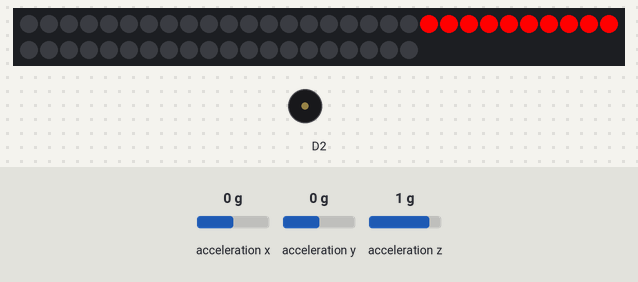
This sketch was run on a simulated Arduino Zero (SAMD21). Parts: 50 RGB LEDs in strip order, left to right, continuing on the next row, buzzer (waves = sounding). The inputs (shaded band) are chosen by the test bench; at power-on: acceleration x 0 g, acceleration z 1 g, acceleration y 0 g. Random numbers use the default seed unless the sketch sets one; what the sketch prints to the serial monitor is not drawn.

Above: at 2.0 s.
2.1 s: acceleration x set to -0.4 g
At 10.8 s:
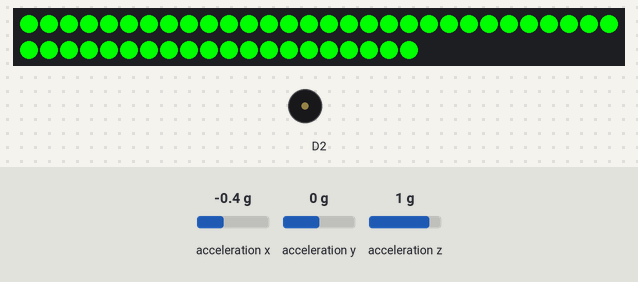
12.6 s: acceleration x set to 0.4 g
20.8 s: acceleration x set to 0.7 g
At 23.2 s:
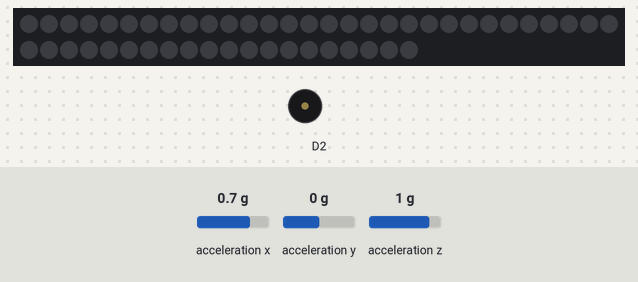
23.9 s: acceleration z set to -0.8 g
33.1 s: acceleration z set to -1.1 g
At 33.32 s:
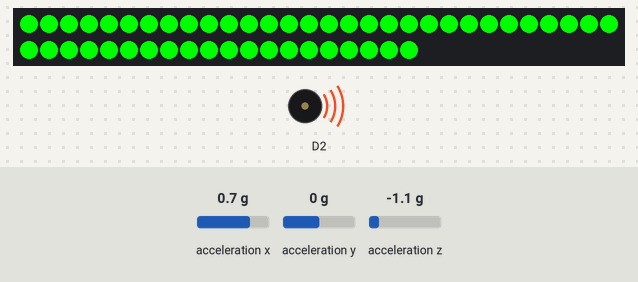
Timing chart, 0 to 36.6 s (numbered marks = the images above; inputs shaded):
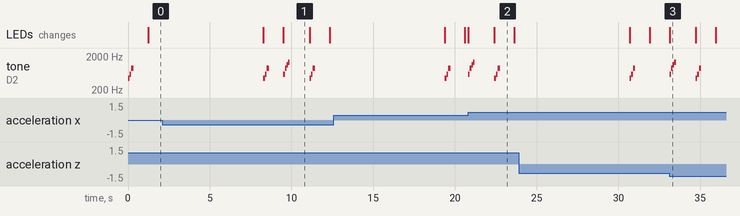

Measured:
- the behaviour switches between -0.2 and -0.3 g on acceleration x (found by bisection; images 0 and 1)
- the behaviour switches between 0.5 and 0.6 g on acceleration x (found by bisection; images 1 and 2)
- the behaviour switches between -0.9 and -1 g on acceleration z (found by bisection; images 2 and 3)
- after the input at 20.8 s, tone on D2: plays 587 Hz for 0.10 s, 880 Hz for 0.10 s, 1108 Hz for 0.10 s, 1318 Hz for 0.10 s, 440 Hz for 0.10 s, 587 Hz for 0.10 s … (7 notes in this stretch), starting at once; the LEDs: first change at once (image 2 shows a later state)
- after the input at 33.1 s, tone on D2: plays 587 Hz for 0.10 s, 880 Hz for 0.10 s, 1108 Hz for 0.10 s, 1318 Hz for 0.10 s, 440 Hz for 0.10 s, 587 Hz for 0.10 s … (7 notes in this stretch), starting at once; the LEDs: change at once (image 3)
- by itself, tone on D2: plays 440 Hz for 0.10 s, 587 Hz for 0.10 s, 880 Hz for 0.15 s, 587 Hz for 0.10 s, 880 Hz for 0.10 s, 1108 Hz for 0.10 s … (10 notes in this stretch)
- what the display in image 1 shows lasts 1.6 s, from 9.5 s to 11.1 s

The sketch:

Bob.ino
```cpp
// Developer: Alexandros Gounis
// Info: This is meant to be paired with an iOS or an Android App
// App: BOB : Smart punchball device,
// Developed at: Edinburgh Centre for Robotics
// United Kingdom, 2019

#include <Wire.h>
#include <SPI.h>
#include <Adafruit_LIS3DH.h>
#include <Adafruit_Sensor.h>
#include <FastLED.h>
#define LED_PIN     5
#define NUM_LEDS    50
CRGB leds[NUM_LEDS];

int initialValue;
unsigned long starttime;
unsigned long endtime;
String roundTime = "07";
String difficulty;
String allData;
String score;
int roundTimeMils = 7000;
int total;
int correct = 0;
int thisRound;

// Used for software SPI
#define LIS3DH_CLK 13
#define LIS3DH_MISO 12
#define LIS3DH_MOSI 11
// Used for hardware & software SPI
#define LIS3DH_CS 10

Adafruit_LIS3DH lis = Adafruit_LIS3DH();

#if defined(ARDUINO_ARCH_SAMD)
// for Zero, output on USB Serial console, remove line below if using programming port to program the Zero!
   #define Serial SerialUSB
#endif

// Adjust this number for the sensitivity of the 'click' force
// this strongly depend on the range! for 16G, try 5-10
// for 8G, try 10-20. for 4G try 20-40. for 2G try 40-80
#define CLICKTHRESHHOLD 80

void setup(void) {
#ifndef ESP8266
  while (!Serial);     // will pause Zero, Leonardo, etc until serial console opens
#endif
  pinMode(2, OUTPUT);

  FastLED.addLeds<WS2812, LED_PIN, GRB>(leds, NUM_LEDS);

  if (! lis.begin(0x18)) {   // change this to 0x19 for alternative i2c address
    // Couldn't start
    while (1);
  }

  lis.setRange(LIS3DH_RANGE_4_G);   // 2, 4, 8 or 16 G!

  // 0 = turn off click detection & interrupt
  // 1 = single click only interrupt output
  // 2 = double click only interrupt output, detect single click
  // Adjust threshhold, higher numbers are less sensitive
  //lis.setClick(2, CLICKTHRESHHOLD);

  Serial.begin(115200);  // initial the Serial
  Serial.setTimeout(0);
}


void loop() {

fill_solid( leds, 50, CRGB( 0, 0, 0) );
FastLED.show();

initialValue = random(1, 6);
thisRound = 0;

// Initial tone
  tone(2,440, 100);
  delay(100);
  tone(2,587.33, 100);
  delay(100);
  tone(2,880, 150);
  delay(1000);

  if (Serial.available())  {

    allData = Serial.readString();
    roundTime = allData.substring(1, 3);
    difficulty = allData.charAt(3);
    total = 0; correct = 0;
    roundTimeMils = roundTime.toInt()*1000;
  }

// Illuminate the led zone from random value

if (initialValue == 1) {
  for (int idx = 0; idx <= 9; idx++) {
            leds[idx] = CRGB (255, 0, 0);
            FastLED.show();
        }
  } else if (initialValue == 2) {
    for(int idx = 10; idx <= 19; idx++) {
            leds[idx] = CRGB (255, 0, 0);
            FastLED.show();
        }
  } else if (initialValue == 3) {
    for(int idx = 20; idx <= 29; idx++) {
            leds[idx] = CRGB (255, 0, 0);
            FastLED.show();
        }
  } else if (initialValue == 4) {
    for(int idx = 30; idx <= 39; idx++) {
            leds[idx] = CRGB (255, 0, 0);
            FastLED.show();
        }
  } else {
    for(int idx = 40; idx <= 49; idx++) {
            leds[idx] = CRGB (255, 0, 0);
            FastLED.show();
        }
  }

starttime = millis();
endtime = starttime;


while ((endtime - starttime) <=roundTimeMils) {
// code here
lis.read();      // get X Y and Z data at once

sensors_event_t event;
lis.getEvent(&event);


  if  (initialValue == 1) {
    if ((event.acceleration.x < -2) && (event.acceleration.y > -7)) {
        correct += 1;
        thisRound = 1;
    }
  } else if  (initialValue == 2) {
    if ((event.acceleration.z < -6) && (event.acceleration.y > -6)) {
        correct += 1;
        thisRound = 1;
    }
  } else if  (initialValue == 3) {
   if ((event.acceleration.y > -4.5) &&  (event.acceleration.z < -9)) {
        correct += 1;
        thisRound = 1;
    }
  }  else if (initialValue == 4) {
    if ((event.acceleration.z > 0) && (event.acceleration.x > 5)){
        correct += 1;
        thisRound = 1;
    }
  } else {
    if ((event.acceleration.z > 0.3) && (event.acceleration.x < -2.2)) {
        correct += 1;
        thisRound = 1;
    }
  }


  if (thisRound == 1) {
    fill_solid( leds, 50, CRGB( 0, 255, 0) );
    tone(2,587.33, 100);
    FastLED.show();
        delay(100);
        tone(2,880, 100);
        delay(100);
        tone(2,1108.73,100);
        delay(100);
        tone(2,1318.51,100);
        delay(500);


      delay(800);
break;
  }
  delay(200);
endtime = millis();
}


++total;
score = String(correct) + "/" + String(total);

Serial.print(score);


  return;
}
```
